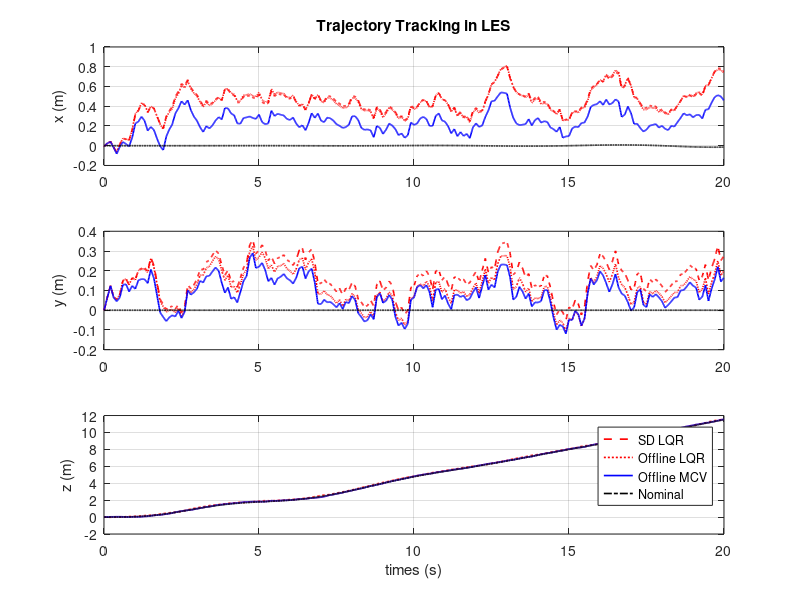
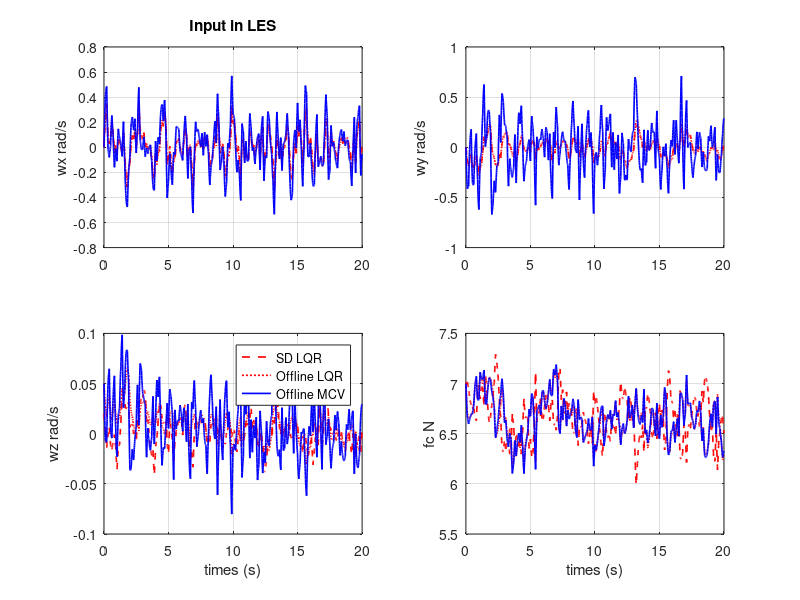

Reproduce these figures in MATLAB, in order.
clc; close all ; clear all;
%compare tracking and input for state dependent LQR 

load("les_lqrwind_1.mat")
load("les_offlqrwind.mat")
load("les_offmcvwind.mat")


load("straight_line1.mat")
%%
t=traj_nom(1:11001,1);
traj_nom=traj_nom(1:11001,2:11);


sdlqr=les_lqrwind_1;
offlqr=les_offlqrwind;
offmcv=les_offmcvwind;


%%
id=20/0.01;
t=t(1:1:id);
figure()

subplot(3,1,1)
plot(t,sdlqr(1:id,2),'--r','LineWidth',1.2)
hold on
plot(t,offlqr(1:id,2),'r:','LineWidth',1.2)
plot(t,offmcv(1:id,2),'b','LineWidth',1.2)
plot(t,traj_nom(1:id,1),'-.k','LineWidth',1.2)
ylabel('x (m)')
grid on
% title('Trajectory Tracking in constant wind [5,4,1]m')
% xlim([0,1400])
title('Trajectory Tracking in LES')


subplot(3,1,2)
% plot(t,drag(:,3),'r','LineWidth',1.2)
% hold on
% plot(t,no_drag(:,3),'--b','LineWidth',1.2)

plot(t,sdlqr(1:id,3),'--r','LineWidth',1.2)
hold on
plot(t,offlqr(1:id,3),'r:','LineWidth',1.2)
plot(t,offmcv(1:id,3),'b','LineWidth',1.2)
plot(t,traj_nom(1:id,2),'-.k','LineWidth',1.2)
% xlabel('time [s]')
ylabel('y (m)')
grid on
% title('trajectory in y direction')
% legend(" SD LQR with Drag model","SD LQR without Drag model","Nominal snap")
% xlim([0,1400])
% title('Trajectory Tracking in constant wind [5,4,1]m')


subplot(3,1,3)
% plot(t,drag(:,4),'r','LineWidth',1.2)
% hold on
%  grid on
% plot(t,no_drag(:,4),'--b','LineWidth',1.2)
plot(t,sdlqr(1:id,4),'--r','LineWidth',1.2)
hold on
plot(t,offlqr(1:id,4),'r:','LineWidth',1.2)
plot(t,offmcv(1:id,4),'b','LineWidth',1.2)

plot(t,traj_nom(1:id,3),'-.k','LineWidth',1.2)
% legend(" SD LQR with Drag model","SD LQR without Drag model","Nominal snap")
xlabel('times (s)')
grid on
ylabel('z (m)')
% legend("Model 1:SD LQR with Drag model","Model 1: SD LQR without Drag model","Model 2:SD LQR with Drag model","Model 2: SD LQR without Drag model","Model 3:SD LQR with Drag model","Model 3: SD LQR without Drag model","Nominal")
% legend("Model 1:SD LQR with Drag model","Model 1: SD LQR without Drag model","Model 2:SD LQR with Drag model","Model 2: SD LQR without Drag model","Nominal")
legend("SD LQR","Offline LQR","Offline MCV","Nominal")

% title('Trajectory Tracking in constant wind [5,4,1]m')

%% Input

figure()
subplot(2,2,1)


% plot(t,drag(:,12),'r','LineWidth',1.2)
% hold on
% grid on
% plot(t,no_drag(:,12),'--b','LineWidth',1.2)
plot(t,sdlqr(1:id,12),'--r','LineWidth',1.2)
hold on
plot(t,offlqr(1:id,12),'r:','LineWidth',1.2)

plot(t,offmcv(1:id,12),'b','LineWidth',1.2)
ylabel('wx rad/s')
% legend(" SD LQR with Drag model","SD LQR without Drag model")%,"Nominal snap")
% xlim([0,1400])
grid on
title('Input in LES')

subplot(2,2,2)
% plot(t,drag(:,13),'r','LineWidth',1.2)
% hold on
% grid on
% plot(t,no_drag(:,13),'--b','LineWidth',1.2)
plot(t,sdlqr(1:id,13),'--r','LineWidth',1.2)
hold on
plot(t,offlqr(1:id,13),'r:','LineWidth',1.2)
plot(t,offmcv(1:id,13),'b','LineWidth',1.2)
% xlabel('time [s]')
ylabel('wy rad/s')
grid on
% title('trajectory in y direction')
% legend(" SD LQR with Drag model","SD LQR without Drag model")%,"Nominal snap")
% % xlim([0,1400])
% title('Input in constant wind [5,4,1]m')


subplot(2,2,3)
% plot(t,drag(:,14),'r','LineWidth',1.2)
% hold on
% grid on
% plot(t,no_drag(:,14),'--b','LineWidth',1.2)
plot(t,sdlqr(1:id,14),'--r','LineWidth',1.2)
hold on
plot(t,offlqr(1:id,14),'r:','LineWidth',1.2)
plot(t,offmcv(1:id,14),'b','LineWidth',1.2)
grid on
% legend(" SD LQR with Drag model","SD LQR without Drag model")%,"Nominal snap")
xlabel('times (s)')
ylabel('wz rad/s')
% legend("Model 1:SD LQR with Drag model","Model 1: SD LQR without Drag model","Model 2:SD LQR with Drag model","Model 2: SD LQR without Drag model","Model 3:SD LQR with Drag model","Model 3: SD LQR without Drag model")
% legend("Model 1:SD LQR with Drag model","Model 1: SD LQR without Drag model","Model 2:SD LQR with Drag model","Model 2: SD LQR without Drag model","Nominal")
legend("SD LQR","Offline LQR","Offline MCV")

% title('Input in constant wind [5,4,1]m')


subplot(2,2,4)
% plot(t,drag(:,15),'r','LineWidth',1.2)
% hold on
%  grid on
% plot(t,no_drag(:,15),'--b','LineWidth',1.2)
plot(t,sdlqr(1:id,15),'--r','LineWidth',1.2)
hold on
plot(t,offlqr(1:id,15),'r:','LineWidth',1.2)
plot(t,offmcv(1:id,15),'b','LineWidth',1.2)

grid on
% legend(" SD LQR with Drag model","SD LQR without Drag model")%,"Nominal snap")
xlabel('times (s)')
ylabel('fc N')

% title('Input in constant wind [5,4,1]m')